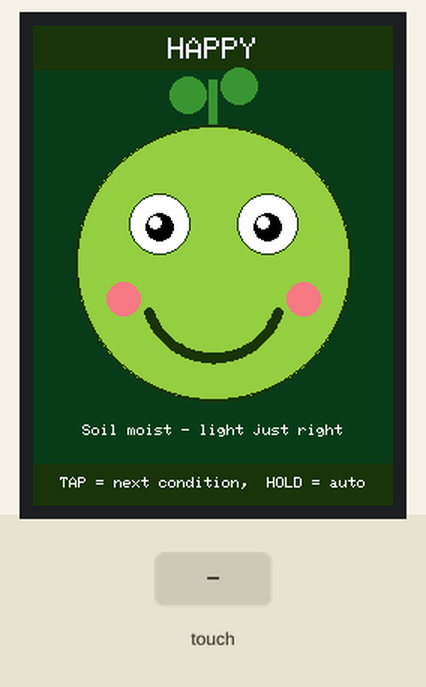
The sketch below on a simulated Arduino Uno, built with avr-gcc and run on an emulated ATmega328P. Shown: 240×320 colour display. The inputs (shaded band) are chosen by the test bench. What the sketch prints to the serial monitor is not drawn.

Above: at 4.2 s.
4.3 s: touch panel pressed at 13 % / 10 % of its raw x / y range
At 5.44 s:
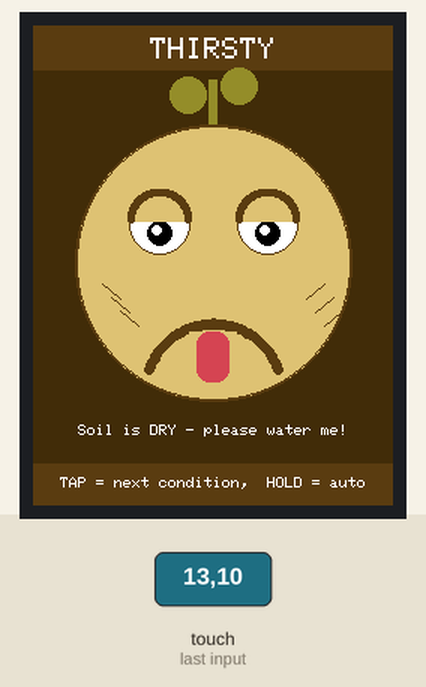
7.3 s: touch panel pressed at 38 % / 10 % of its raw x / y range
At 7.82 s:
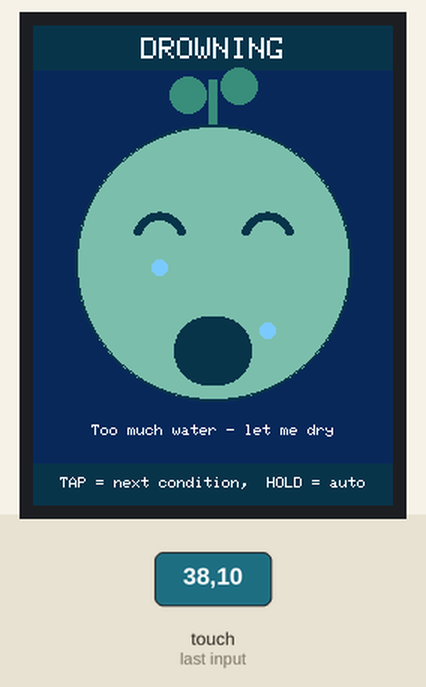
9.4 s: touch panel pressed at 62 % / 10 % of its raw x / y range
At 10.9 s:
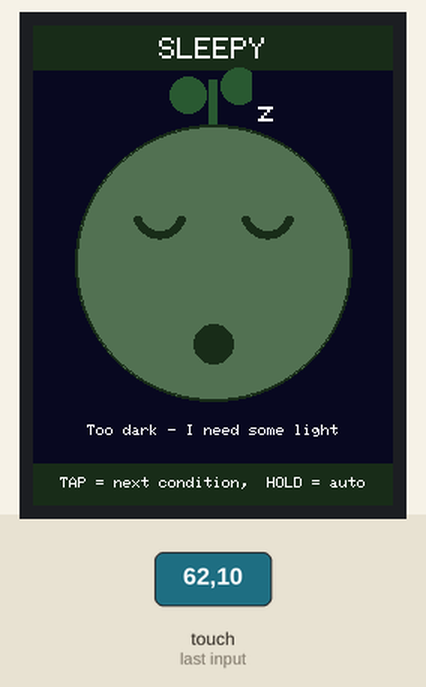
12.4 s: touch panel pressed at 87 % / 10 % of its raw x / y range
At 13.19 s:
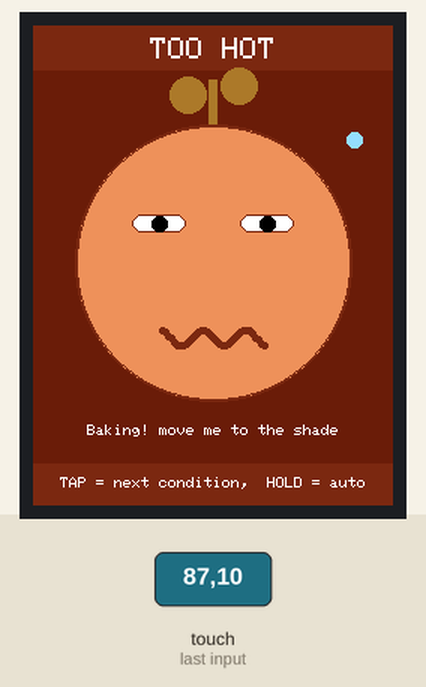
14.8 s: touch panel pressed at 13 % / 30 % of its raw x / y range
At 15.38 s:
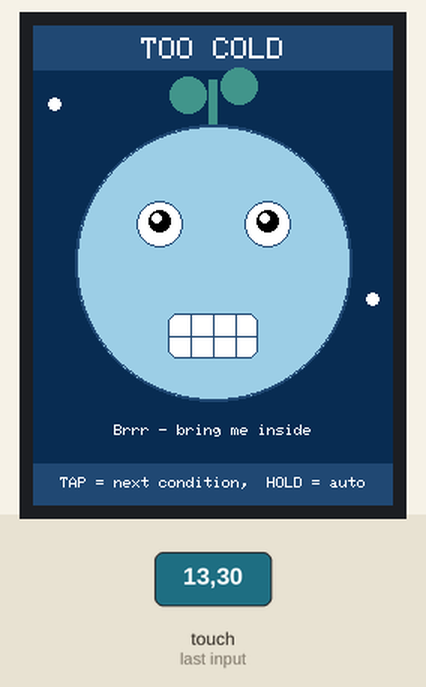
16.9 s: touch panel pressed at 38 % / 30 % of its raw x / y range
At 18.7 s:
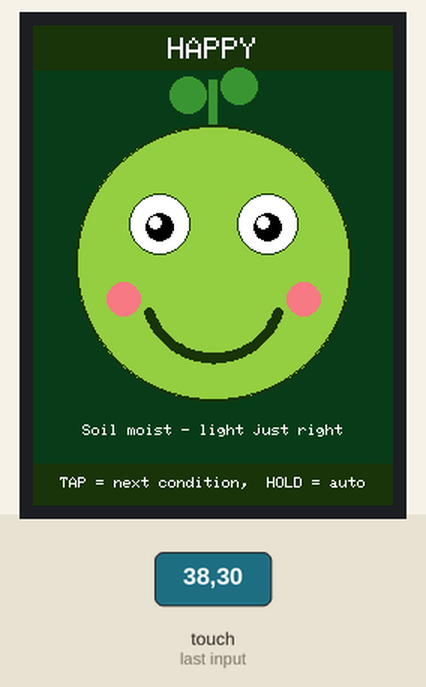
Timing chart, 0 to 19.8 s (numbered marks = the images above; inputs shaded):
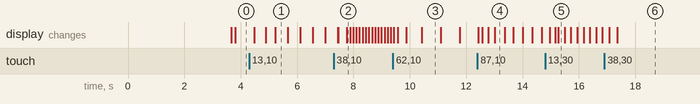

The sketch:

PlantMoodFace.ino
```cpp
/* =====================================================================
   PLANT MOOD FACE  -  Duinotech XC4630 2.4" TFT shield + Arduino UNO R3
   ---------------------------------------------------------------------
   The screen shows a face that represents the plant:
       HAPPY     - everything is fine
       THIRSTY   - soil is dry            (frown + panting tongue)
       DROWNING  - over-watered           (crying, tears run down)
       SLEEPY    - too dark               (closed eyes + floating Zzz)
       TOO HOT   - too much sun/heat      (squint + flying sweat)
       TOO COLD  - too cold               (chattering teeth + snow)

   For the trial there are no sensors: a KY-040 rotary encoder simulates
   the conditions - one detent (click) = one condition.
   Pressing the encoder shaft toggles an AUTO demo that cycles by itself.

   Libraries (Arduino IDE -> Tools -> Manage Libraries):
       "Adafruit GFX Library"      by Adafruit
       "MCUFRIEND_kbv"             by David Prentice
   ===================================================================== */

#include <Adafruit_GFX.h>
#include <MCUFRIEND_kbv.h>

MCUFRIEND_kbv tft;

/* ========================= HOW YOU CHANGE MOODS ======================
   Set ONE of these to 1.

   INPUT_TOUCH   - no wiring at all.  Tap the screen = next condition,
                   press and hold ~1 s = start/stop the auto demo.
                   Needs the "Adafruit TouchScreen" library.

   INPUT_ENCODER - KY-040 rotary encoder on D11/D12/D13.  Remember the
                   shield uses D2..D9 and A0..A4, and D10..D13 belong to
                   the (unused) microSD slot, so those three are all
                   that is left.
   -------------------------------------------------------------------- */
#define INPUT_TOUCH    1
#define INPUT_ENCODER  0

#if INPUT_TOUCH
  #include <TouchScreen.h>
  // Touch panel pins for THIS board, measured with MCUFRIEND_kbv's
  // diagnose_Touchpins example:
  //     X plate = A2 + D8  (~300 ohm)
  //     Y plate = A3 + D9  (~500 ohm)
  // Note this shield does NOT use the common D6/D7 arrangement.
  // XM/XP and YP/YM could be the other way round, but that only mirrors
  // the coordinates - and we only use pressure, so it makes no odds.
  #define XM A2
  #define XP 8
  #define YP A3
  #define YM 9
  #define TS_MINPRESSURE 60
  #define TS_MAXPRESSURE 1000
  #define TS_HOLD_MS     900        // hold this long to toggle auto demo
  TouchScreen ts = TouchScreen(XP, YP, XM, YM, 300);
  #define HINT_IDLE "TAP = next condition,  HOLD = auto"
  #define HINT_AUTO "AUTO DEMO - tap the screen to stop"
#endif

#if INPUT_ENCODER
  #define ENC_CLK   11      // KY-040 "CLK"
  #define ENC_DT    12      // KY-040 "DT"
  #define ENC_SW    13      // KY-040 "SW"
  #define ENC_REVERSE        0   // set to 1 if the knob turns "backwards"
  #define COUNTS_PER_DETENT  4   // KY-040 = 4.  Use 2 if it skips 2 moods.
  #define HINT_IDLE "Turn knob = condition, press = auto"
  #define HINT_AUTO "AUTO DEMO - press knob to stop"
#endif

/* ----------------------------- COLOURS ------------------------------ */
#define C565(r,g,b) ((uint16_t)((((r)&0xF8)<<8)|(((g)&0xFC)<<3)|((b)>>3)))
#define BLACK  0x0000
#define WHITE  0xFFFF

/* ------------------------- FACE GEOMETRY ---------------------------- */
#define SCR_W   240
#define SCR_H   320
#define CX      120        // face centre X
#define CY      158        // face centre Y
#define FR       92        // face radius
#define EYE_DX   36        // eye offset from centre
#define EYE_Y   132        // eye centre Y
#define EYE_R    20        // eye (white) radius
#define MOUTH_Y 200        // mouth reference line

/* --------------------------- MOOD TABLE ----------------------------- */
struct Mood {
  const char *name;
  const char *tip;
  uint16_t bg;             // screen background
  uint16_t face;           // face fill
  uint16_t dark;           // outlines, header/footer bars
  uint16_t leaf;           // little sprout on top of the head
};

const Mood moods[] = {
  /* 0 */ { "HAPPY",    "Soil moist - light just right",
            C565( 10, 60, 30), C565(150,205, 70), C565( 25, 55, 15), C565( 60,150, 50) },
  /* 1 */ { "THIRSTY",  "Soil is DRY - please water me!",
            C565( 70, 45, 15), C565(220,195,115), C565( 95, 60, 20), C565(150,140, 45) },
  /* 2 */ { "DROWNING", "Too much water - let me dry",
            C565( 10, 40, 90), C565(120,190,170), C565( 15, 55, 75), C565( 60,140,120) },
  /* 3 */ { "SLEEPY",   "Too dark - I need some light",
            C565(  8, 10, 35), C565( 80,115, 85), C565( 25, 45, 30), C565( 45, 90, 50) },
  /* 4 */ { "TOO HOT",  "Baking! move me to the shade",
            C565(110, 30, 10), C565(235,145, 90), C565(125, 40, 20), C565(170,120, 40) },
  /* 5 */ { "TOO COLD", "Brrr - bring me inside",
            C565( 15, 45, 80), C565(155,205,230), C565( 35, 75,115), C565( 70,150,140) }
};
#define N_MOODS (sizeof(moods)/sizeof(moods[0]))

/* --------------------------- STATE ---------------------------------- */
uint8_t  mood      = 0;
bool     autoMode  = false;
bool     talking   = false;      // driven by the Pi over serial
uint16_t frame     = 0;
uint32_t tAnim     = 0;
uint32_t tAuto     = 0;

int16_t  tearY[2];         // crying animation
int16_t  snowY[2];         // cold animation

// Mouth mask - covers every mouth shape across all six moods
#define MOUTH_X  (CX - 40)
#define MOUTH_W   80
#define MOUTH_TOP 176
#define MOUTH_H    72

/* ================= SMALL DRAWING HELPERS ============================ */

// thick arc: cx,cy = centre, r = radius, a0..a1 in degrees (0 = right, 90 = down)
void arcT(int cx, int cy, int r, int a0, int a1, int th, uint16_t col) {
  for (int a = a0; a <= a1; a += 2) {
    float rad = a * 0.01745329f;
    tft.fillCircle(cx + (int)(cos(rad) * r), cy + (int)(sin(rad) * r), th, col);
  }
}

void centerText(const char *s, int y, uint8_t size, uint16_t fg, uint16_t bg) {
  tft.setTextSize(size);
  tft.setTextColor(fg, bg);
  int w = strlen(s) * 6 * size;
  tft.setCursor((SCR_W - w) / 2, y);
  tft.print(s);
}

void eyeOpen(int x, int y, int r, int pr, int px, int py, uint16_t dark) {
  tft.fillCircle(x, y, r, WHITE);
  tft.drawCircle(x, y, r, dark);
  tft.fillCircle(x + px, y + py, pr, BLACK);
  tft.fillCircle(x + px - pr / 3, y + py - pr / 3, pr / 3 + 1, WHITE);  // glint
}

void eyeArcDown(int x, int y, uint16_t col) {          // closed / sleeping  "u"
  arcT(x, y - 8, 16, 20, 160, 2, col);
}
void eyeArcUp(int x, int y, uint16_t col) {            // squeezed shut  "n"
  arcT(x, y + 10, 16, 200, 340, 2, col);
}
void eyeSquint(int x, int y, uint16_t dark) {          // narrow slit
  tft.fillRoundRect(x - 18, y - 6, 36, 12, 6, WHITE);
  tft.drawRoundRect(x - 18, y - 6, 36, 12, 6, dark);
  tft.fillCircle(x, y, 5, BLACK);
}

void drawSprout(const Mood &M) {
  tft.fillRect(CX - 3, 36, 6, 34, M.leaf);
  tft.fillCircle(CX - 17, 46, 12, M.leaf);
  tft.fillCircle(CX + 17, 40, 12, M.leaf);
}

/* ================= THE SIX FACES ==================================== */
void drawMood(uint8_t m) {
  const Mood &M = moods[m];

  tft.fillScreen(M.bg);

  // header bar + name
  tft.fillRect(0, 0, SCR_W, 30, M.dark);
  centerText(M.name, 8, 2, WHITE, M.dark);

  // footer bar + hint
  tft.fillRect(0, 292, SCR_W, 28, M.dark);
  centerText(autoMode ? HINT_AUTO : HINT_IDLE, 301, 1, WHITE, M.dark);

  // one-line advice
  centerText(M.tip, 266, 1, WHITE, M.bg);

  drawSprout(M);
  tft.fillCircle(CX, CY, FR, M.face);
  tft.drawCircle(CX, CY, FR, M.dark);
  tft.drawCircle(CX, CY, FR - 1, M.dark);

  switch (m) {

    case 0:  // ---------------- HAPPY -----------------------------
      eyeOpen(CX - EYE_DX, EYE_Y, EYE_R, 9, 0, 2, M.dark);
      eyeOpen(CX + EYE_DX, EYE_Y, EYE_R, 9, 0, 2, M.dark);
      tft.fillCircle(CX - 60, 182, 11, C565(240,120,130));   // rosy cheeks
      tft.fillCircle(CX + 60, 182, 11, C565(240,120,130));
      arcT(CX, 176, 46, 20, 160, 3, M.dark);                 // big smile
      break;

    case 1:  // ---------------- THIRSTY ---------------------------
      eyeOpen(CX - EYE_DX, EYE_Y, EYE_R, 8, 0, 6, M.dark);   // droopy pupils
      eyeOpen(CX + EYE_DX, EYE_Y, EYE_R, 8, 0, 6, M.dark);
      tft.fillRect(CX - EYE_DX - EYE_R, EYE_Y - EYE_R - 1,
                   EYE_R * 2 + 1, EYE_R, M.face);            // heavy top lids
      tft.fillRect(CX + EYE_DX - EYE_R, EYE_Y - EYE_R - 1,
                   EYE_R * 2 + 1, EYE_R, M.face);
      arcT(CX - EYE_DX, EYE_Y - 2, EYE_R, 185, 355, 2, M.dark);
      arcT(CX + EYE_DX, EYE_Y - 2, EYE_R, 185, 355, 2, M.dark);
      for (int i = 0; i < 3; i++) {                          // dry "cracks"
        tft.drawLine(CX - 74 + i * 6, 172 + i * 9, CX - 62 + i * 6, 182 + i * 9, M.dark);
        tft.drawLine(CX + 62 + i * 6, 182 + i * 9, CX + 74 + i * 6, 172 + i * 9, M.dark);
      }
      arcT(CX, 244, 46, 200, 340, 3, M.dark);                // frown
      break;

    case 2:  // ---------------- DROWNING --------------------------
      eyeArcUp(CX - EYE_DX, EYE_Y, M.dark);
      eyeArcUp(CX + EYE_DX, EYE_Y, M.dark);
      tft.fillRoundRect(CX - 26, 194, 52, 46, 22, M.dark);   // wailing mouth
      tearY[0] = 152;  tearY[1] = 194;
      break;

    case 3:  // ---------------- SLEEPY ----------------------------
      eyeArcDown(CX - EYE_DX, EYE_Y, M.dark);
      eyeArcDown(CX + EYE_DX, EYE_Y, M.dark);
      tft.fillCircle(CX, 212, 13, M.dark);                   // snoring "o"
      break;

    case 4:  // ---------------- TOO HOT ---------------------------
      eyeSquint(CX - EYE_DX, EYE_Y, M.dark);
      eyeSquint(CX + EYE_DX, EYE_Y, M.dark);
      for (int x = -34; x <= 34; x += 2)                     // wavy mouth
        tft.fillCircle(CX + x, 208 + (int)(6 * sin(x * 0.22f)), 2, M.dark);
      break;

    case 5:  // ---------------- TOO COLD --------------------------
      eyeOpen(CX - EYE_DX, EYE_Y, 15, 7, 0, -2, M.dark);
      eyeOpen(CX + EYE_DX, EYE_Y, 15, 7, 0, -2, M.dark);
      tft.fillRoundRect(CX - 30, 192, 60, 30, 6, WHITE);     // chattering teeth
      tft.drawRoundRect(CX - 30, 192, 60, 30, 6, M.dark);
      tft.drawFastHLine(CX - 30, 207, 60, M.dark);
      for (int i = 1; i < 4; i++) tft.drawFastVLine(CX - 30 + i * 15, 192, 30, M.dark);
      snowY[0] = 40;  snowY[1] = 170;
      break;
  }
  frame = 0;
}

/* ================= TALKING MOUTH ==================================== */
// Simple opening/closing "O" that overrides the per-mood mouth while
// the Pi is streaming speech at us.
void animateMouth(uint16_t f) {
  const Mood &M = moods[mood];
  static const uint8_t phases[6] = { 6, 16, 26, 32, 22, 12 };
  uint8_t h = phases[f % 6];
  tft.fillRect(MOUTH_X, MOUTH_TOP, MOUTH_W, MOUTH_H, M.face);
  int y = MOUTH_TOP + (MOUTH_H - h) / 2;
  tft.fillRoundRect(CX - 24, y, 48, h, 10, M.dark);
  if (h > 12) tft.fillRoundRect(CX - 16, y + h - 6, 32, 4, 2, C565(210, 70, 80));
}

/* ================= PER-MOOD ANIMATION =============================== */
void animate(uint8_t m, uint16_t f) {
  if (talking) { animateMouth(f); return; }
  const Mood &M = moods[m];

  switch (m) {

    case 0: {                                   // blink every ~3 s
      uint8_t p = f % 30;
      if (p != 0 && p != 28) return;
      tft.fillCircle(CX - EYE_DX, EYE_Y, EYE_R + 2, M.face);
      tft.fillCircle(CX + EYE_DX, EYE_Y, EYE_R + 2, M.face);
      if (p == 28) {                            // eyes shut
        eyeArcDown(CX - EYE_DX, EYE_Y, M.dark);
        eyeArcDown(CX + EYE_DX, EYE_Y, M.dark);
      } else {                                  // eyes open again
        eyeOpen(CX - EYE_DX, EYE_Y, EYE_R, 9, 0, 2, M.dark);
        eyeOpen(CX + EYE_DX, EYE_Y, EYE_R, 9, 0, 2, M.dark);
      }
      break;
    }

    case 1: {                                   // panting tongue
      if (f % 4) return;
      int len = ((f / 4) & 1) ? 34 : 20;
      tft.fillRect(CX - 16, MOUTH_Y + 4, 32, 40, M.face);
      tft.fillRoundRect(CX - 11, MOUTH_Y + 4, 22, len, 8, C565(210, 70, 80));
      break;
    }

    case 2: {                                   // tears running down
      for (uint8_t s = 0; s < 2; s++) {
        int x = CX + (s ? EYE_DX : -EYE_DX);
        tft.fillCircle(x, tearY[s], 5, M.face);           // erase old drop
        tearY[s] += 9;
        if (tearY[s] > 232) tearY[s] = 152;
        tft.fillCircle(x, tearY[s], 5, C565(120, 200, 255));
      }
      break;
    }

    case 3: {                                   // floating  z z z
      if (f % 6) return;
      uint8_t n = (f / 6) % 4;
      tft.fillRect(146, 30, 94, 40, M.bg);
      tft.setTextColor(WHITE);
      if (n > 0) { tft.setTextSize(2); tft.setCursor(150, 50); tft.print('z'); }
      if (n > 1) { tft.setTextSize(3); tft.setCursor(174, 40); tft.print('z'); }
      if (n > 2) { tft.setTextSize(4); tft.setCursor(202, 32); tft.print('z'); }
      break;
    }

    case 4: {                                   // sweat flying off
      if (f % 3) return;
      static const uint8_t sx[3] = {202, 214, 226};
      static const uint8_t sy[3] = { 92,  76,  60};
      uint8_t n = (f / 3) % 3;
      tft.fillRect(194, 50, 46, 54, M.bg);
      tft.fillCircle(sx[n], sy[n], 5, C565(150, 220, 255));
      break;
    }

    case 5: {                                   // snow falling either side
      if (f & 1) return;
      static const uint8_t sxc[2] = {14, 226};
      for (uint8_t s = 0; s < 2; s++) {
        tft.fillCircle(sxc[s], snowY[s], 4, M.bg);
        snowY[s] += 12;
        if (snowY[s] > 284) snowY[s] = 38;
        tft.fillCircle(sxc[s], snowY[s], 4, WHITE);
      }
      break;
    }
  }
}

/* ================= INPUT: TOUCH SCREEN ============================== */
#if INPUT_TOUCH
// Returns 0 = nothing, 1 = short tap, 2 = long hold.
// Deliberately ignores WHERE you touched, so it needs no calibration
// and works whichever way round your touch panel is wired.
uint8_t readTouchAction() {
  static bool     down  = false;
  static bool     fired = false;
  static uint32_t tDown = 0;

  TSPoint p = ts.getPoint();
  pinMode(XM, OUTPUT);              // hand the shared pins back to the LCD
  pinMode(YP, OUTPUT);
  bool touched = (p.z > TS_MINPRESSURE && p.z < TS_MAXPRESSURE);

  if (touched && !down) {                       // finger down
    down = true;  fired = false;  tDown = millis();
  } else if (touched && down && !fired && millis() - tDown > TS_HOLD_MS) {
    fired = true;  return 2;                    // held long enough
  } else if (!touched && down) {                // finger lifted
    down = false;
    if (!fired && millis() - tDown > 40) return 1;
  }
  return 0;
}
#endif

/* ================= INPUT: ROTARY ENCODER ============================ */
#if INPUT_ENCODER
const int8_t ENC_TABLE[16] = { 0, -1,  1,  0,
                               1,  0,  0, -1,
                              -1,  0,  0,  1,
                               0,  1, -1,  0 };
uint8_t prevAB   = 0;
int8_t  encAccum = 0;

int8_t readEncoder() {
  uint8_t ab = (digitalRead(ENC_CLK) << 1) | digitalRead(ENC_DT);
  if (ab == prevAB) return 0;
  encAccum += ENC_TABLE[(prevAB << 2) | ab];
  prevAB = ab;
  if (encAccum >=  COUNTS_PER_DETENT) { encAccum = 0; return ENC_REVERSE ? -1 : +1; }
  if (encAccum <= -COUNTS_PER_DETENT) { encAccum = 0; return ENC_REVERSE ? +1 : -1; }
  return 0;
}

bool buttonPressed() {                       // debounced falling edge
  static uint8_t  last  = HIGH;
  static uint32_t tEdge = 0;
  uint8_t now = digitalRead(ENC_SW);
  if (now != last && millis() - tEdge > 40) {
    tEdge = millis();
    last  = now;
    if (now == LOW) return true;
  }
  return false;
}
#endif

/* ================= SHARED ACTIONS =================================== */
void gotoMood(int8_t step) {
  autoMode = false;
  mood = (mood + N_MOODS + step) % N_MOODS;
  Serial.print(F("Condition -> ")); Serial.println(moods[mood].name);
  drawMood(mood);
  tAuto = millis();
}

void toggleAuto() {
  autoMode = !autoMode;
  Serial.print(F("Auto mode ")); Serial.println(autoMode ? F("ON") : F("OFF"));
  drawMood(mood);
  tAuto = millis();
}

/* ================= SERIAL COMMAND PROTOCOL ==========================
   F0..F5  set face      T1/T0  talking on/off
   A1/A0   auto demo     ?      dump state
   -------------------------------------------------------------------- */
void handleCmd(char *s) {
  if (!s[0]) return;
  char c = s[0], a = s[1];
  if (c == 'F' && a >= '0' && a < '0' + (char)N_MOODS) {
    autoMode = false;
    mood = a - '0';
    drawMood(mood);
    Serial.print(F("OK F ")); Serial.println(moods[mood].name);
  } else if (c == 'T') {
    talking = (a == '1');
    if (!talking) drawMood(mood);         // restore the real mouth
    Serial.print(F("OK T ")); Serial.println(talking ? 1 : 0);
  } else if (c == 'A') {
    autoMode = (a == '1');
    drawMood(mood);
    Serial.print(F("OK A ")); Serial.println(autoMode ? 1 : 0);
  } else if (c == '?') {
    Serial.print(F("mood="));  Serial.print(moods[mood].name);
    Serial.print(F(" talk=")); Serial.print(talking ? 1 : 0);
    Serial.print(F(" auto=")); Serial.println(autoMode ? 1 : 0);
  } else {
    Serial.print(F("ERR "));   Serial.println(s);
  }
}

void pumpSerial() {
  static char buf[16];
  static uint8_t bi = 0;
  while (Serial.available()) {
    char c = Serial.read();
    if (c == '\n' || c == '\r' || bi >= sizeof(buf) - 1) {
      buf[bi] = 0;
      if (bi) handleCmd(buf);
      bi = 0;
    } else {
      buf[bi++] = c;
    }
  }
}

/* ================= SETUP / LOOP ===================================== */
void setup() {
  Serial.begin(9600);

#if INPUT_ENCODER
  pinMode(ENC_CLK, INPUT_PULLUP);
  pinMode(ENC_DT,  INPUT_PULLUP);
  pinMode(ENC_SW,  INPUT_PULLUP);
  prevAB = (digitalRead(ENC_CLK) << 1) | digitalRead(ENC_DT);
#endif

  uint16_t id = tft.readID();
  Serial.print(F("TFT ID = 0x")); Serial.println(id, HEX);
  // readID() is unreliable on this shield - it answers 0x9341 on some
  // resets and 0xD3D3 (a failed read) on others.  The controller is a
  // known ILI9341, so pin it down instead of trusting the read.
  id = 0x9341;
  tft.begin(id);
  tft.setRotation(0);                       // portrait 240 x 320

  drawMood(mood);
  tAnim = tAuto = millis();
}

void loop() {
  pumpSerial();

#if INPUT_TOUCH
  /* --- tap = next condition, hold = auto demo --- */
  static uint32_t tTouch = 0;
  if (millis() - tTouch > 30) {                 // poll gently, the touch
    tTouch = millis();                          // panel shares LCD pins
    uint8_t act = readTouchAction();
    if      (act == 1) gotoMood(+1);
    else if (act == 2) toggleAuto();
  }
#endif

#if INPUT_ENCODER
  /* --- knob turned: next / previous condition --- */
  int8_t step = readEncoder();
  if (step) gotoMood(step);

  /* --- knob pressed: toggle the auto demo --- */
  if (buttonPressed()) toggleAuto();
#endif

  if (autoMode && millis() - tAuto > 2500) {
    tAuto = millis();
    mood = (mood + 1) % N_MOODS;
    drawMood(mood);
  }

  /* --- animation tick (non-blocking) --- */
  if (millis() - tAnim > 110) {
    tAnim = millis();
    animate(mood, ++frame);
  }
}

/* =====================================================================
   WHEN THE REAL SENSORS ARRIVE
   ---------------------------------------------------------------------
   Drop the encoder part of loop() and call this instead.  A5 is the only
   analog pin the shield leaves free, so a second/third sensor needs an
   analog multiplexer (CD4051) or a board with more ADC inputs.

   uint8_t moodFromSensors() {
     int soil  = analogRead(A5);      // dry = high, wet = low (typical)
     int light = analogRead(A?);      // dark = low
     int temp  = analogRead(A?);

     if (light < 120)          return 3;   // SLEEPY   - too dark
     if (temp  > 800)          return 4;   // TOO HOT
     if (temp  < 200)          return 5;   // TOO COLD
     if (soil  > 700)          return 1;   // THIRSTY  - dry
     if (soil  < 300)          return 2;   // DROWNING - soaked
     return 0;                             // HAPPY
   }

   Read the sensors about once a second and only call drawMood() when the
   returned value actually changes (a full redraw takes ~0.3 s).  Add a
   little hysteresis so the face does not flicker between two moods when
   a reading sits right on a threshold.
   ===================================================================== */
```

Measured:
- after the input at 4.3 s, the display: first changes after 0.18 s (image 1 shows a later state)
- after the input at 7.3 s, the display: first differs from a run without the input after 0.17 s (image 2 shows a later state)
- after the input at 9.4 s, the display: first differs from a run without the input after 0.18 s (image 3 shows a later state)
- after the input at 12.4 s, the display: first differs from a run without the input after 0.17 s (image 4 shows a later state)
- after the input at 14.8 s, the display: first changes after 0.16 s (image 5 shows a later state)
- after the input at 16.9 s, the display: first changes after 0.18 s (image 6 shows a later state)
- what the display in image 1 shows lasts 0.5 s, from 5.2 s to 5.7 s
